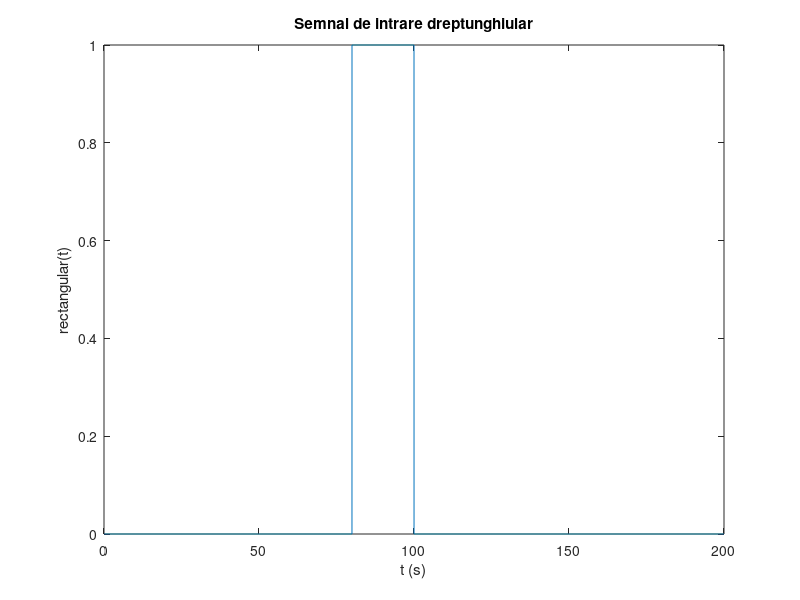

The MATLAB script that drew this image:
%% ** Task1 **

clear all
close all
clc

t = 0:0.01:200;
r = zeros(1, length(t));
a = 80;
b = 100;
for i = 1:length(t)
    if((t(i) >= a) && (t(i) <= b))
        r(i) = 1;
    end
end

figure;
plot(t, r);
title('Semnal de intrare dreptunghiular');
xlabel('t (s)');
ylabel('rectangular(t)');
